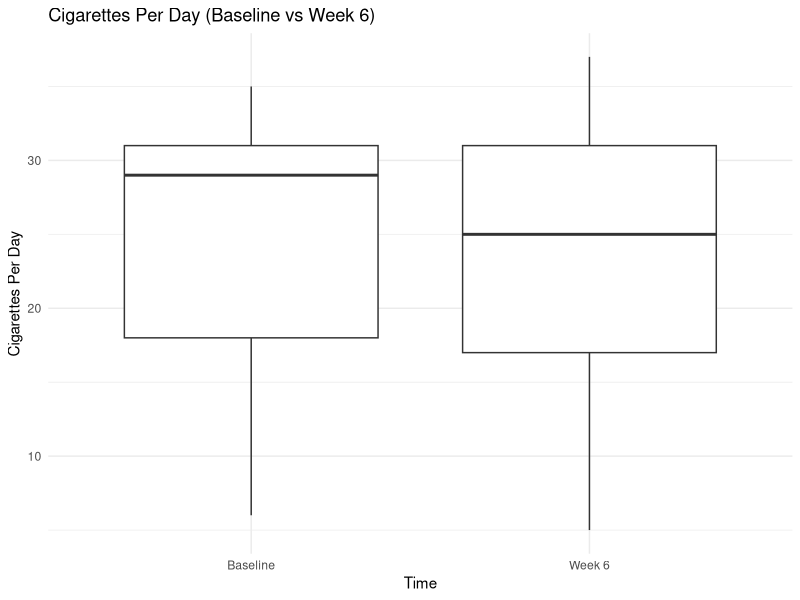
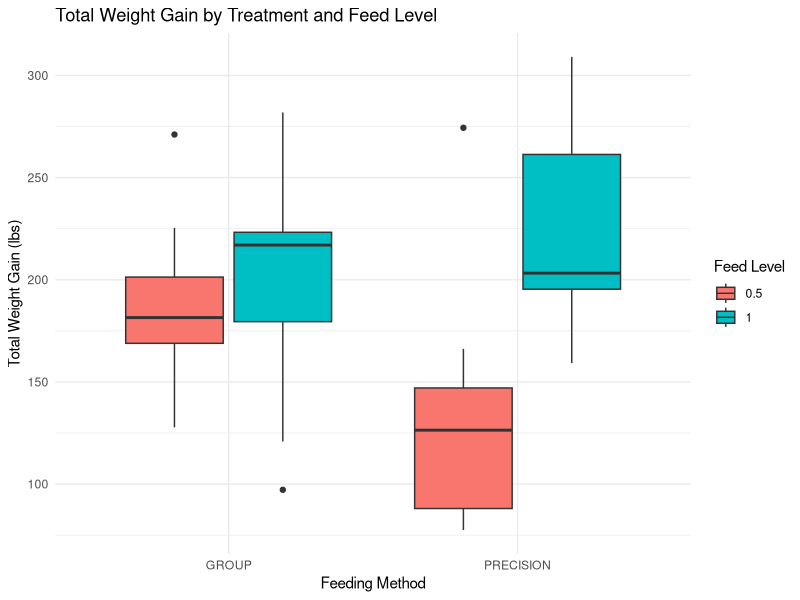

The R script that drew these images, in order:
## ---- chunk 1
library(dplyr)
library(ggplot2)

ecig <- read.csv('data/ecigarette.csv')
heifer <- read.csv('data/heifer_mod.csv')
dating <- read.csv('data/dating_survey2.csv')
## ---- chunk 2
ecig <- ecig %>%
  mutate(CPD_diff = CPD_BL - CPD_W6)

summary(ecig)

summary_ecigs <- ecig %>%
  summarise(
    mean_CPD_BL = mean(CPD_BL),
    sd_CPD_BL = sd(CPD_BL),
    mean_CPD_W6 = mean(CPD_W6),
    sd_CPD_W6 = sd(CPD_W6),
    mean_diff = mean(CPD_diff),
    sd_diff = sd(CPD_diff)
  )

summary_ecigs
## ---- chunk 3
boxplot_data <- data.frame(
  Time = rep(c("Baseline", "Week 6"), each = nrow(ecig)),
  CPD = c(ecig$CPD_BL, ecig$CPD_W6)
)

ggplot(boxplot_data, aes(x = Time, y = CPD)) +
  geom_boxplot() +
  labs(title = "Cigarettes Per Day (Baseline vs Week 6)",
       x = "Time",
       y = "Cigarettes Per Day") +
  theme_minimal()
## ---- chunk 4
# One-Tailed Test
t.test(ecig$CPD_BL, ecig$CPD_W6, paired = TRUE, alternative = "less")
## ---- chunk 5
# Subset by feed level (0.5 or 1.0)
level_05 <- heifer %>% filter(level == 0.5)
level_1 <- heifer %>% filter(level == 1.0)

# Subset by feed method (group or precision)
group_05 <- level_05 %>% filter(Treatment == "GROUP") %>% select(tgain)
precision_05 <- level_05 %>% filter(Treatment == "PRECISION") %>% select(tgain)

group_1 <- level_1 %>% filter(Treatment == "GROUP") %>% select(tgain)
precision_1 <- level_1 %>% filter(Treatment == "PRECISION") %>% select(tgain)
## ---- chunk 6
# Summary stats for tgain
summary_stats <- heifer %>%
  group_by(level, Treatment) %>%
  summarize(
    Mean = mean(tgain, na.rm = TRUE),
    Median = median(tgain, na.rm = TRUE),
    SD = sd(tgain, na.rm = TRUE),
    Min = min(tgain, na.rm = TRUE),
    Max = max(tgain, na.rm = TRUE)
  )

summary_stats
## ---- chunk 7
# Boxplot of tgain
ggplot(heifer, aes(x = Treatment, y = tgain, fill = factor(level))) +
  geom_boxplot() +
  labs(
    title = "Total Weight Gain by Treatment and Feed Level",
    x = "Feeding Method",
    y = "Total Weight Gain (lbs)"
  ) +
  scale_fill_discrete(name = "Feed Level") +
  theme_minimal()
## ---- chunk 8
# Perform t-test for 0.5% feed level
t.test(group_05, precision_05, var.equal = FALSE)
## ---- chunk 9
# Perform t-test for 1% feed level
t.test(group_1, precision_1, var.equal = FALSE)
